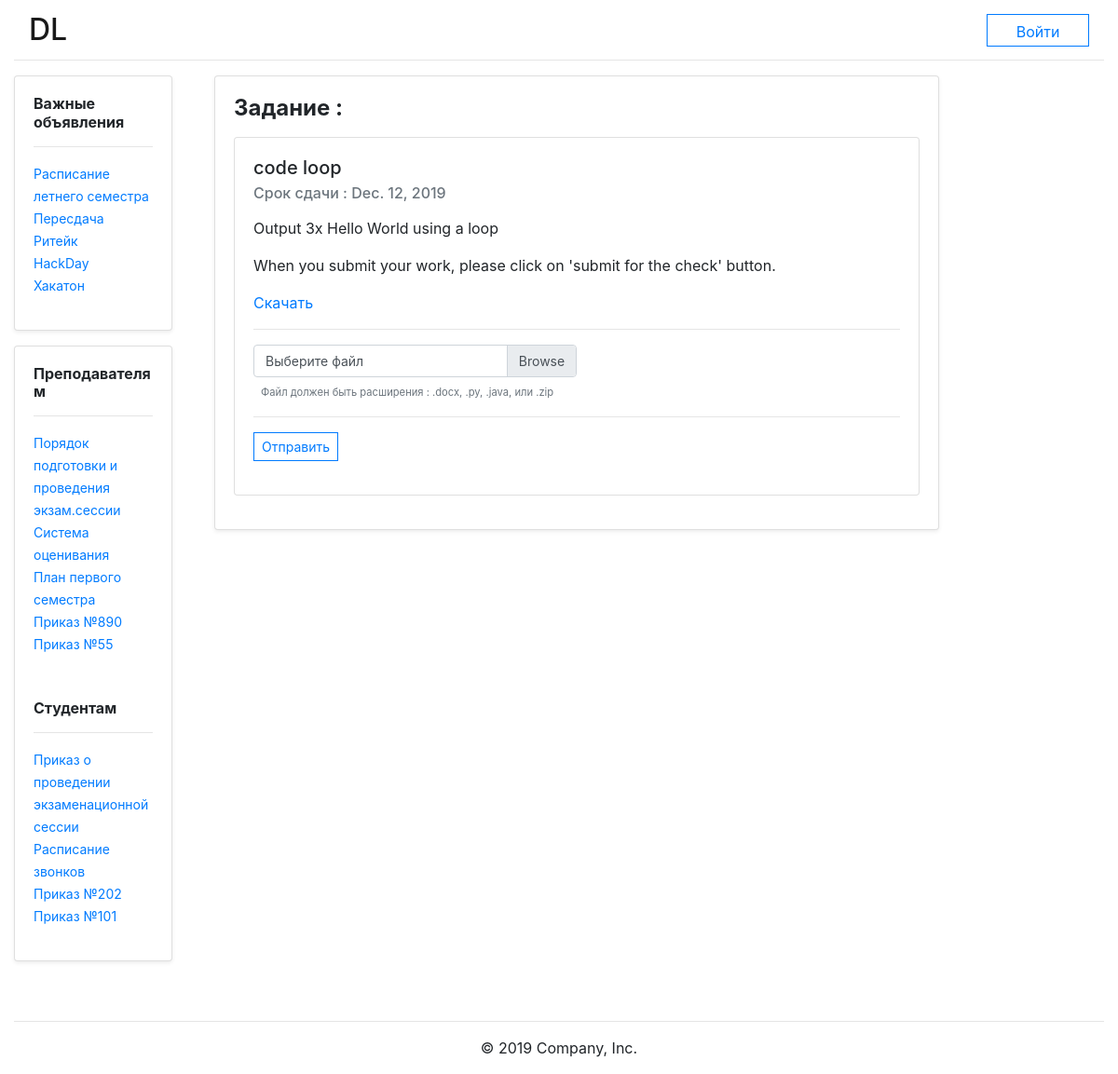
Screenshot of /task_user/1/ with the database file from the repository.
### DL_app/models.py (models this page shows)
class Tasks(models.Model):
    task_id = models.CharField(max_length=9999)
    course_id = models.TextField()
    task_name = models.TextField()
    task_description = models.TextField()
    task_files = models.FileField(upload_to='uploads/')
    task_deadline = models.DateField()

### DL_app/views.py (the view)
# urls.py: path('task_user/<int:task_id>/', views.task_user, name='task_user'),
def task_user(request, task_id):
    task_art = get_object_or_404(Tasks, pk=task_id)
    return render(request, "DL_app/task_user.html", {"tasks": task_art})

### DL_app/templates/DL_app/task_user.html (shortened to what this page needs)
{%extends "DL_app/layout.html" %}
{%block content%}
        <div class="col-md-10">
            <div class="card w-100 mb-md-3 shadow-sm">
                <div class="card-body">
                    <h4 class="card-title font-weight-bold mb-md-3">Задание :</h4>
                    <div class="card w-100 mb-md-3">
                        <div class="card-body">
                            <h5 class="card-title">{{tasks.task_name}}</h5>
                            <h6 class="card-subtitle text-muted mb-md-3">Срок сдачи : {{tasks.task_deadline}}</h6>
                            <p class="card-text">{{tasks.task_description}}</p>
                            <p class="card-text">When you submit your work, please click on 'submit for the check' button.</p>
                            <a class="card-text" href="{{tasks.task_files.url}}">Скачать</a>
                            <hr>
                            <form>
                                <div class="form-group w-50">
                                    <div class="custom-file form-control-sm">
                                        <label class="custom-file-label" for="customFile">Выберите файл</label>
                                        <small id="customFileHelpBlock" class="form-text text-muted">
                                            Файл должен быть расширения : .docx, .py, .java, или .zip
                                        </small>
                                    </div>
                                </div>
                                <hr>
                                <div class="form-group">
                                    <button type="submit" class="btn btn-sm rounded-0 btn-outline-primary">Отправить</button>
                                </div>
                            </form>
                        </div>
                    </div>
                </div>
            </div>
        </div>
{%endblock%}

### rows the page displays
Tasks: task_name "code loop", task_deadline "Dec. 12, 2019", task_description "Output 3x Hello World using a loop"
